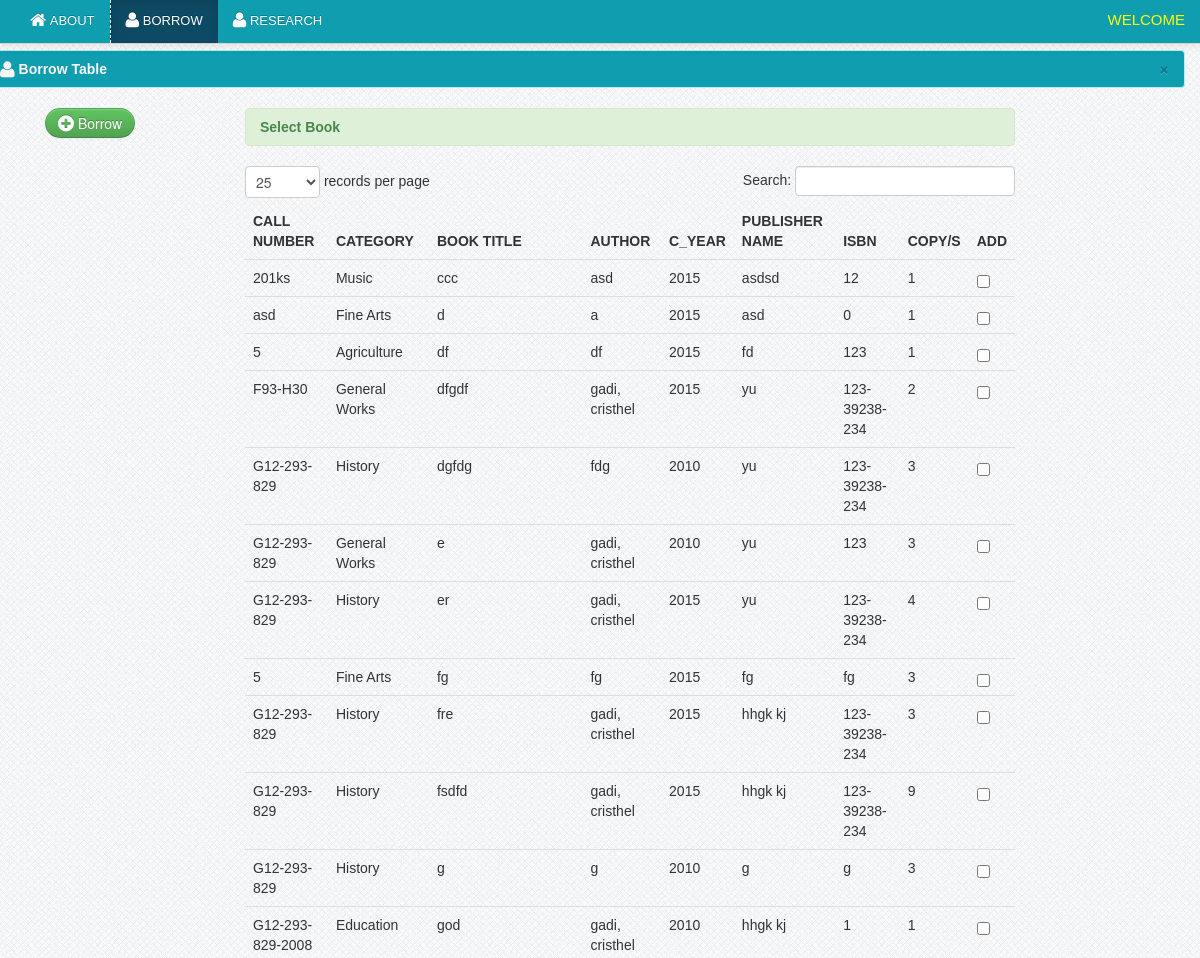
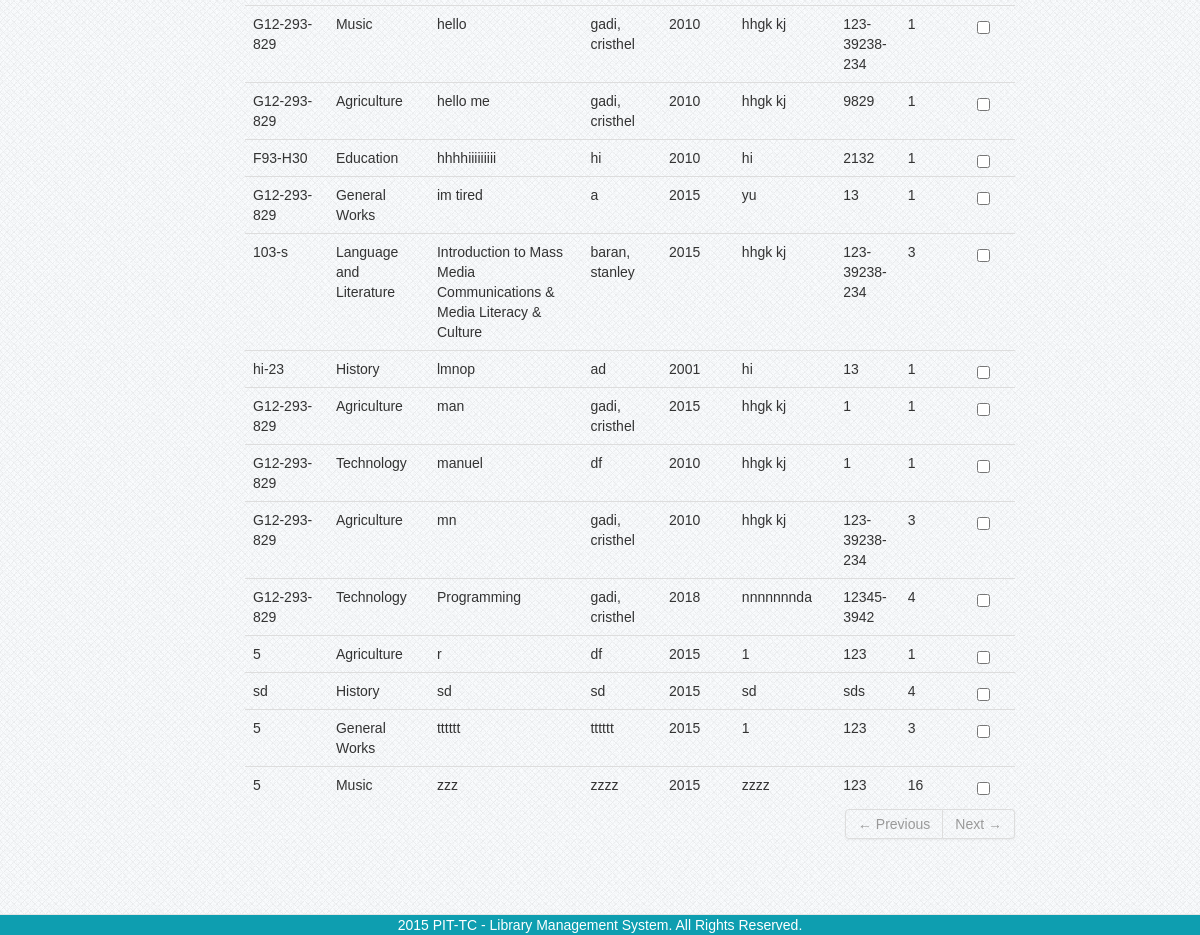
Screenshot of /user/borrow1.php (signed in) with the database file from the repository (2 pictures, top to bottom).
### tables this page shows
CREATE TABLE IF NOT EXISTS `book_title` (
  `book_id` int(11) NOT NULL AUTO_INCREMENT,
  `access_id` int(11) NOT NULL,
  `acc_num` int(11) DEFAULT NULL,
  `call_num` varchar(100) NOT NULL,
  `book_title` varchar(255) NOT NULL,
  `stat_book` varchar(55) NOT NULL,
  `acquisition_id` int(11) NOT NULL,
  `date_added` datetime NOT NULL,
  PRIMARY KEY (`book_id`)
);

CREATE TABLE IF NOT EXISTS `book_category` (
  `category_id` int(11) NOT NULL AUTO_INCREMENT,
  `classname` varchar(100) NOT NULL,
  PRIMARY KEY (`category_id`)
);

CREATE TABLE IF NOT EXISTS `book_info` (
  `id` int(11) NOT NULL AUTO_INCREMENT,
  `access_id` int(11) NOT NULL,
  `category_id` int(11) NOT NULL,
  `Author` varchar(100) NOT NULL,
  `publisher_name` varchar(100) NOT NULL,
  `isbn` varchar(30) NOT NULL,
  `copyright_date` varchar(100) NOT NULL,
  PRIMARY KEY (`id`)
);

### user/borrow1.php (the view, shortened to what this page needs)
<?php include('header.php'); ?>
<?php include('navbar_borrow.php'); ?>
    <div class="container">
		<div class="margin-top">
			<div class="row">
								<div class="alert alert-info">
                                    <button type="button" class="close" data-dismiss="alert">&times;</button>
                                    <strong><i class="icon-user icon-large"></i>&nbsp;Borrow Table</strong>
                                </div>
		<div class="span12">
		<form method="post" action="borrow_save.php">
<div class="span2">
				<div class="control-group">
					<div class="controls">
								<button name="delete_student" class="btn btn-success"><i class="icon-plus-sign icon-large"></i> Borrow</button>
					</div>
				</div>
				</div>
				<div class="span8">
						<div class="alert alert-success"><strong>Select Book</strong></div>
                            <table cellpadding="0" cellspacing="0" border="0" class="table" id="example">
                                <thead>
                                    <tr>
                                     <th>Call Number</th>
                                        <th>Category</th>
                                        <th>Book title</th>
										<th>Author</th>
                                        <th>C_Year</th>
										<th>Publisher Name</th>
										<th>ISBN</th>
                                        <th>Copy/s</th>
										<th>Add</th>
                                    </tr>
                                </thead>
                                <tbody>
								<?php
                                  $user_query=mysql_query("select * from book_title
									LEFT JOIN book_info ON book_title.access_id = book_info.access_id
									LEFT JOIN book_category ON book_info.category_id=book_category.category_id
									LEFT JOIN book_copy ON book_title.access_id=book_copy.access_id
									where book_title.stat_book='Available' GROUP BY book_title.book_title")or die(mysql_error());
									while($row=mysql_fetch_array($user_query))
									{
										$access_id=$row['access_id'];
									?>
									<tr class="del">
									<td><?php echo $row['call_num']; ?> </td>
									<td><?php echo $row['classname']; ?> </td>
									<td><?php echo $row['book_title']; ?></td>
									<td><?php echo $row['Author']; ?> </td>
									<td><?php echo $row['copyright_date']; ?></td>
									<td><?php echo $row['publisher_name']; ?></td>
									<td><?php echo $row['isbn']; ?></td>
									<?php
											$navail=0;
											$z=0;
											$acc_f=0;
											$user_query2=mysql_query("select * from book_title where access_id='$access_id' and stat_book='Available'")or die(mysql_error());
									while($row2=mysql_fetch_array($user_query2))
									{
											$z++;
											if($row2['stat_book']=='Available')
												{
													$navail++;
												}
												if($z==1)
												{
													$acc_f=$row2['acc_num'];
												}
									}
									?>
									<td><?php echo $navail; ?> </td>
									<td width="20">
												<input id="" class="uniform_on" name="selector[]" type="checkbox" value="<?php echo $acc_f;?>" >
                                    </td>
                                    </tr>
									<?php  }
									?>
                                </tbody>
                            </table>
			    </form>
			</div>
			</div>
			</div>
		</div>
<?php include('footer.php') ?>

### css/docs.css (style rules this page uses)
body { font-family:'TR Century Gothic',Helvetica,Arial,sans-serif !important; }
.btn { border-radius: 25px !important; }
.alert { text-shadow: none; }
th { text-transform:uppercase; }
.margin-top { margin-top:50px; }
body { background: url(../img/grid_noise.png); position: relative; }

### css/print.css (style rules this page uses)
th { text-align:left; }
td { text-align:left; border-top:1px solid; padding:2px; }
.btn { display:none; }
.alert { display:none; }
body { font-family:arial; font-size:13px; }

### rows the page displays
book_title: call_num "201ks", book_category.classname "Music", book_title "ccc", book_info.Author "asd", book_info.copyright_date "2015", book_info.publisher_name "asdsd", book_info.isbn "12", navail "1"
book_title: call_num "asd", book_category.classname "Fine Arts", book_title "d", book_info.Author "a", book_info.copyright_date "2015", book_info.publisher_name "asd", book_info.isbn "0", navail "1"
book_title: call_num "5", book_category.classname "Agriculture", book_title "df", book_info.Author "df", book_info.copyright_date "2015", book_info.publisher_name "fd", book_info.isbn "123", navail "1"
book_title: call_num "F93-H30", book_category.classname "General Works", book_title "dfgdf", book_info.Author "gadi, cristhel", book_info.copyright_date "2015", book_info.publisher_name "yu", book_info.isbn "123-39238-234", navail "2"
book_title: call_num "G12-293-829", book_category.classname "History", book_title "dgfdg", book_info.Author "fdg", book_info.copyright_date "2010", book_info.publisher_name "yu", book_info.isbn "123-39238-234", navail "3"
book_title: call_num "G12-293-829", book_category.classname "General Works", book_title "e", book_info.Author "gadi, cristhel", book_info.copyright_date "2010", book_info.publisher_name "yu", book_info.isbn "123", navail "3"
book_title: call_num "G12-293-829", book_category.classname "History", book_title "er", book_info.Author "gadi, cristhel", book_info.copyright_date "2015", book_info.publisher_name "yu", book_info.isbn "123-39238-234", navail "4"
book_title: call_num "5", book_category.classname "Fine Arts", book_title "fg", book_info.Author "fg", book_info.copyright_date "2015", book_info.publisher_name "fg", book_info.isbn "fg", navail "3"
book_title: call_num "G12-293-829", book_category.classname "History", book_title "fre", book_info.Author "gadi, cristhel", book_info.copyright_date "2015", book_info.publisher_name "hhgk kj", book_info.isbn "123-39238-234", navail "3"
book_title: call_num "G12-293-829", book_category.classname "History", book_title "fsdfd", book_info.Author "gadi, cristhel", book_info.copyright_date "2015", book_info.publisher_name "hhgk kj", book_info.isbn "123-39238-234", navail "9"
book_title: call_num "G12-293-829", book_category.classname "History", book_title "g", book_info.Author "g", book_info.copyright_date "2010", book_info.publisher_name "g", book_info.isbn "g", navail "3"
book_title: call_num "G12-293-829-2008", book_category.classname "Education", book_title "god", book_info.Author "gadi, cristhel", book_info.copyright_date "2010", book_info.publisher_name "hhgk kj", book_info.isbn "1", navail "1"
book_title: call_num "G12-293-829", book_category.classname "Music", book_title "hello", book_info.Author "gadi, cristhel", book_info.copyright_date "2010", book_info.publisher_name "hhgk kj", book_info.isbn "123-39238-234", navail "1"
book_title: call_num "G12-293-829", book_category.classname "Agriculture", book_title "hello me", book_info.Author "gadi, cristhel", book_info.copyright_date "2010", book_info.publisher_name "hhgk kj", book_info.isbn "9829", navail "1"
book_title: call_num "F93-H30", book_category.classname "Education", book_title "hhhhiiiiiiiii", book_info.Author "hi", book_info.copyright_date "2010", book_info.publisher_name "hi", book_info.isbn "2132", navail "1"
book_title: call_num "G12-293-829", book_category.classname "General Works", book_title "im tired", book_info.Author "a", book_info.copyright_date "2015", book_info.publisher_name "yu", book_info.isbn "13", navail "1"
book_title: call_num "103-s", book_category.classname "Language and Literature", book_title "Introduction to Mass Media Communications & Media Literacy & Culture", book_info.Author "baran, stanley", book_info.copyright_date "2015", book_info.publisher_name "hhgk kj", book_info.isbn "123-39238-234", navail "3"
book_title: call_num "hi-23", book_category.classname "History", book_title "lmnop", book_info.Author "ad", book_info.copyright_date "2001", book_info.publisher_name "hi", book_info.isbn "13", navail "1"
book_title: call_num "G12-293-829", book_category.classname "Agriculture", book_title "man", book_info.Author "gadi, cristhel", book_info.copyright_date "2015", book_info.publisher_name "hhgk kj", book_info.isbn "1", navail "1"
book_title: call_num "G12-293-829", book_category.classname "Technology", book_title "manuel", book_info.Author "df", book_info.copyright_date "2010", book_info.publisher_name "hhgk kj", book_info.isbn "1", navail "1"
book_title: call_num "G12-293-829", book_category.classname "Agriculture", book_title "mn", book_info.Author "gadi, cristhel", book_info.copyright_date "2010", book_info.publisher_name "hhgk kj", book_info.isbn "123-39238-234", navail "3"
book_title: call_num "G12-293-829", book_category.classname "Technology", book_title "Programming", book_info.Author "gadi, cristhel", book_info.copyright_date "2018", book_info.publisher_name "nnnnnnnda", book_info.isbn "12345-3942", navail "4"
book_title: call_num "5", book_category.classname "Agriculture", book_title "r", book_info.Author "df", book_info.copyright_date "2015", book_info.publisher_name "1", book_info.isbn "123", navail "1"
book_title: call_num "sd", book_category.classname "History", book_title "sd", book_info.Author "sd", book_info.copyright_date "2015", book_info.publisher_name "sd", book_info.isbn "sds", navail "4"
book_title: call_num "5", book_category.classname "General Works", book_title "tttttt", book_info.Author "tttttt", book_info.copyright_date "2015", book_info.publisher_name "1", book_info.isbn "123", navail "3"
book_title: call_num "5", book_category.classname "Music", book_title "zzz", book_info.Author "zzzz", book_info.copyright_date "2015", book_info.publisher_name "zzzz", book_info.isbn "123", navail "16"
